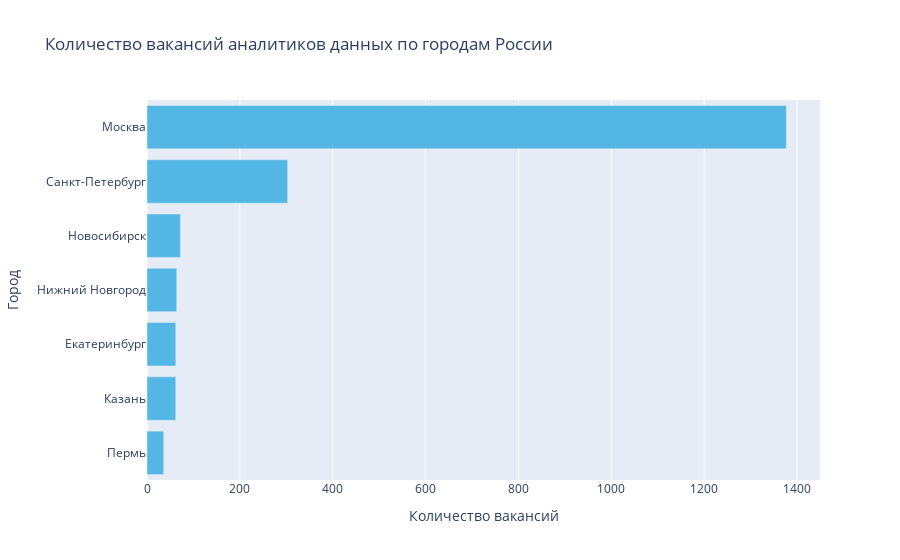

Source (notebook cell):
### Markdown cell above
Разумеется, подавляющее большинство зарплат указана в рублях. Большая часть работодателей указывает выплаты после налогообложения, "на руки".

Далее рассмотрим распределение вакансий по городам.

### Code cell
d_grouped = df.groupby(['address.city']).count().sort_values(by='id', ascending=False)[:7]

labels = d_grouped.index[::-1]
values = d_grouped['id'].values[::-1]

fig = go.Figure(data=[go.Bar(x=values, y=labels, orientation='h', marker_color='#53b6e5')])

fig.update_xaxes(title_text='Количество вакансий')
fig.update_yaxes(title_text='Город')
fig.update_layout(title='Количество вакансий аналитиков данных по городам России')

fig.show()

### Figure 1 — Plotly figure (JSON) as saved in the notebook; plotly's stock layout.template omitted (floating-point values rounded to 4 significant figures)
{"data": [{"marker": {"color": "#53b6e5"}, "orientation": "h", "type": "bar", "x": [36, 62, 62, 64, 72, 303, 1377], "y": ["Пермь", "Казань", "Екатеринбург", "Нижний Новгород", "Новосибирск", "Санкт-Петербург", "Москва"]}], "layout": {"title": {"text": "Количество вакансий аналитиков данных по городам России"}, "xaxis": {"title": {"text": "Количество вакансий"}}, "yaxis": {"title": {"text": "Город"}}}}
